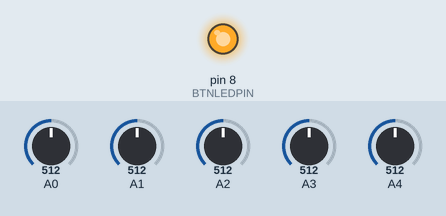
Simulated run of this sketch. Board: Arduino Uno, built with avr-gcc and run on an emulated ATmega328P. On the bench: output pins drawn as LEDs (lit = HIGH). Inputs (shaded band) come from the test bench; at power-on: A0 = 512, A1 = 512, A2 = 512, A3 = 512, A4 = 512. What the sketch prints to the serial monitor is not drawn.

Above: at 0.1 s.
Timing chart, 0 to 1.6 s (numbered marks = the images above):
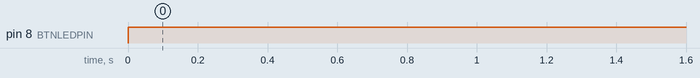

The sketch:

sketch_ardrumoid.ino
```cpp
  const int BTNLEDPIN = 8;

  int val0_old , val1_old, val2_old, val3_old, val4_old;
  int val0;   //Symbal
  int val1;   //Hihat
  int val2;  //Snare
  int val3;  //Tom
  int val4;  //Kick

void setup() {
  Serial.begin(115200);
  pinMode(BTNLEDPIN, OUTPUT);
}

void loop() {
  val0 = analogRead(0); //Connect the sensor to analog pin 0
  val1 = analogRead(1);
  val2 = analogRead(2);
  val3 = analogRead(3);
  val4 = analogRead(4);

  if (val0 > 50 && val0 > val0_old) {
   Serial.print("0");
   }
  val0_old = val0;
  if (val1 > 40 && val1 > val1_old) {
   Serial.print("1");
   }
  val1_old = val1;
  if (val2 > 40 && val2 > val2_old) {
   Serial.print("2");
   }
  val2_old = val2;

  if (val3 > 40 && val3 > val3_old) {
      Serial.print("3");
   }
  val3_old = val3;

    if (val4 > 1000 && val4 > val4_old +10) {
      Serial.print("4");
   }
  if(val4 > 1020){
    digitalWrite(BTNLEDPIN, LOW);
  }else{
    digitalWrite(BTNLEDPIN, HIGH);
  }
  val4_old = val4;
  delay(13);
}
```

Measured:
- by itself, pin 8 (BTNLEDPIN): LOW → HIGH at 0.00 s
